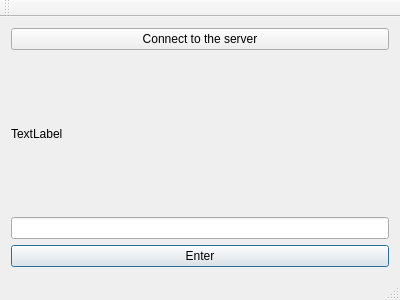
<?xml version="1.0" encoding="UTF-8"?>
<ui version="4.0">
 <class>MainWindow</class>
 <widget class="QMainWindow" name="MainWindow">
  <property name="geometry">
   <rect>
    <x>0</x>
    <y>0</y>
    <width>400</width>
    <height>300</height>
   </rect>
  </property>
  <property name="windowTitle">
   <string>MainWindow</string>
  </property>
  <widget class="QWidget" name="centralWidget">
   <layout class="QGridLayout" name="gridLayout">
    <item row="0" column="0">
     <widget class="QPushButton" name="pushButton">
      <property name="text">
       <string>Connect to the server</string>
      </property>
     </widget>
    </item>
    <item row="1" column="0">
     <widget class="QLabel" name="label">
      <property name="text">
       <string>TextLabel</string>
      </property>
     </widget>
    </item>
    <item row="2" column="0">
     <widget class="QLineEdit" name="lineEdit"/>
    </item>
    <item row="3" column="0">
     <widget class="QPushButton" name="Enter">
      <property name="text">
       <string>Enter</string>
      </property>
      <property name="autoDefault">
       <bool>true</bool>
      </property>
      <property name="default">
       <bool>true</bool>
      </property>
     </widget>
    </item>
   </layout>
  </widget>
  <widget class="QMenuBar" name="menuBar">
   <property name="geometry">
    <rect>
     <x>0</x>
     <y>0</y>
     <width>400</width>
     <height>21</height>
    </rect>
   </property>
  </widget>
  <widget class="QToolBar" name="mainToolBar">
   <attribute name="toolBarArea">
    <enum>TopToolBarArea</enum>
   </attribute>
   <attribute name="toolBarBreak">
    <bool>false</bool>
   </attribute>
  </widget>
  <widget class="QStatusBar" name="statusBar"/>
 </widget>
 <layoutdefault spacing="6" margin="11"/>
 <resources/>
 <connections/>
</ui>
